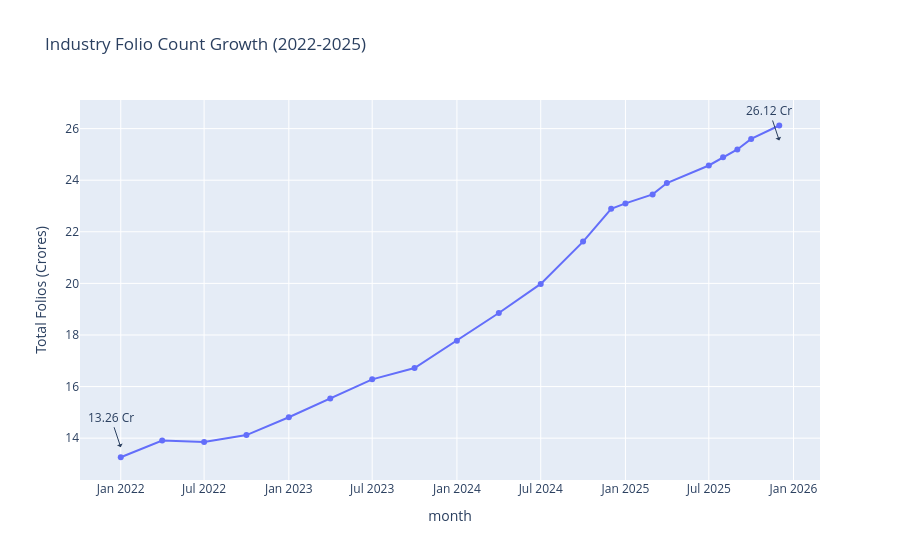

Notebook cell for this chart:
### Markdown cell above
## 10. Industry Folio Count Growth

**Insight 10:** The industry folio count nearly doubled from 13.26 Cr in Jan 2022 to 26.12 Cr in Dec 2025, highlighting massive retail adoption and continuous account creation.

### Code cell
fig = px.line(folio, x='month', y='total_folios_crore', title='Industry Folio Count Growth (2022-2025)', markers=True)

# Add milestones
start_row = folio.iloc[0]
end_row = folio.iloc[-1]

fig.add_annotation(x=str(start_row['month'].date()), y=start_row['total_folios_crore'],
            text=f"{start_row['total_folios_crore']} Cr", showarrow=True, arrowhead=1, yshift=10)
fig.add_annotation(x=str(end_row['month'].date()), y=end_row['total_folios_crore'],
            text=f"{end_row['total_folios_crore']} Cr", showarrow=True, arrowhead=1, yshift=-15)

fig.update_layout(yaxis_title="Total Folios (Crores)")
fig.write_image("reports/figures/10_folio_growth.png", width=1000, height=500, scale=2)
fig.show()

### Figure 1 — Plotly figure (JSON) as saved in the notebook; plotly's stock layout.template omitted (floating-point values rounded to 4 significant figures)
{"data": [{"hovertemplate": "month=%{x}<br>total_folios_crore=%{y}<extra></extra>", "legendgroup": "", "line": {"color": "#636efa", "dash": "solid"}, "marker": {"symbol": "circle"}, "mode": "lines+markers", "name": "", "orientation": "v", "showlegend": false, "type": "scatter", "x": ["2022-01-01T00:00:00", "2022-04-01T00:00:00", "2022-07-01T00:00:00", "2022-10-01T00:00:00", "2023-01-01T00:00:00", "2023-04-01T00:00:00", "2023-07-01T00:00:00", "2023-10-01T00:00:00", "2024-01-01T00:00:00", "2024-04-01T00:00:00", "2024-07-01T00:00:00", "2024-10-01T00:00:00", "2024-12-01T00:00:00", "2025-01-01T00:00:00", "2025-03-01T00:00:00", "2025-04-01T00:00:00", "2025-07-01T00:00:00", "2025-08-01T00:00:00", "2025-09-01T00:00:00", "2025-10-01T00:00:00", "2025-12-01T00:00:00"], "xaxis": "x", "y": [13.26, 13.91, 13.85, 14.12, 14.81, 15.54, 16.28, 16.72, 17.78, 18.85, 19.98, 21.62, 22.89, 23.1, 23.45, 23.89, 24.57, 24.89, 25.19, 25.6, 26.12], "yaxis": "y"}], "layout": {"annotations": [{"arrowhead": 1, "showarrow": true, "text": "13.26 Cr", "x": "2022-01-01", "y": 13.26, "yshift": 10}, {"arrowhead": 1, "showarrow": true, "text": "26.12 Cr", "x": "2025-12-01", "y": 26.12, "yshift": -15}], "legend": {"tracegroupgap": 0}, "title": {"text": "Industry Folio Count Growth (2022-2025)"}, "xaxis": {"anchor": "y", "domain": [0.0, 1.0], "title": {"text": "month"}}, "yaxis": {"anchor": "x", "domain": [0.0, 1.0], "title": {"text": "Total Folios (Crores)"}}}}
